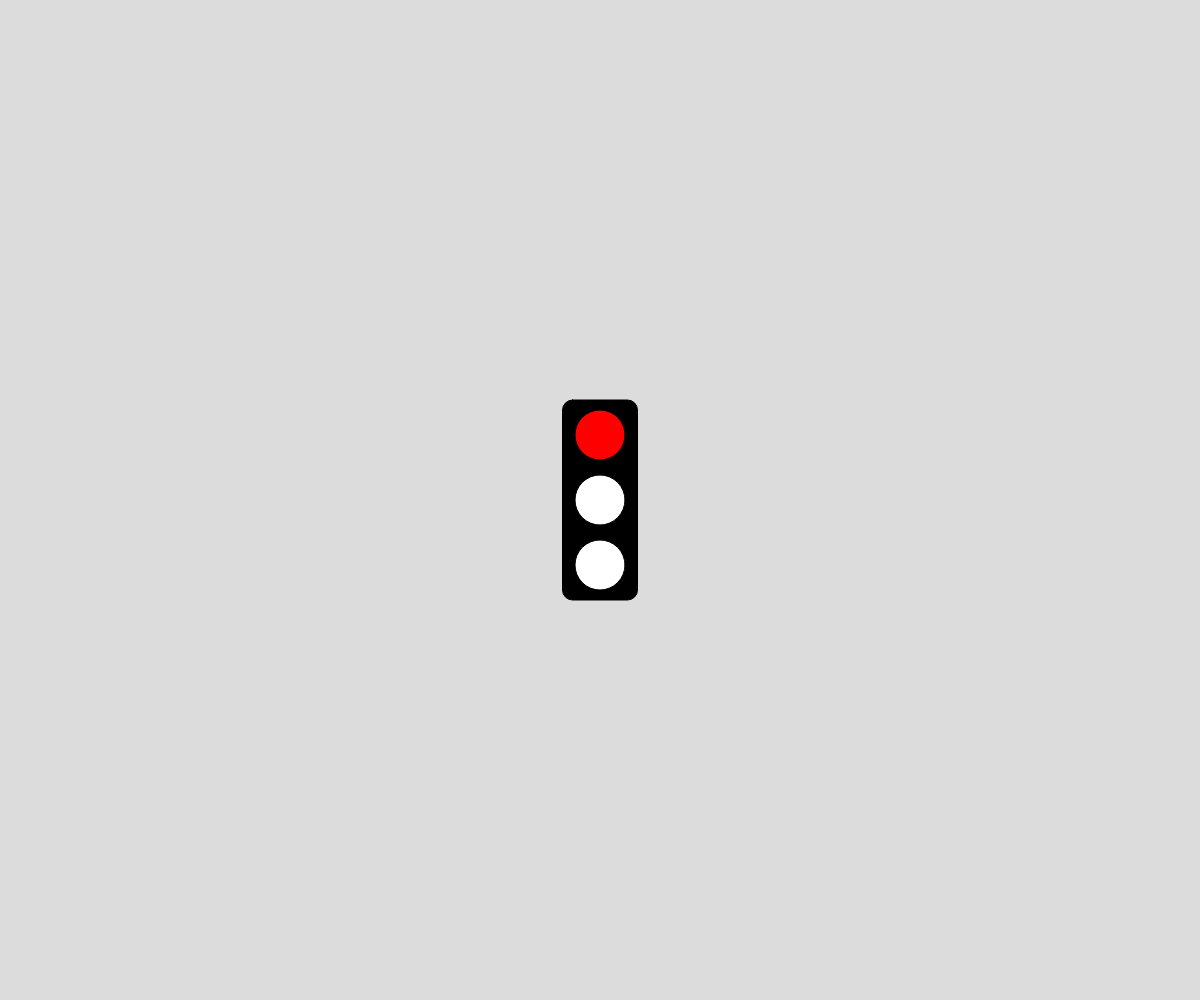
Frame 1 (no input)
Frame 60 (no input): identical to frame 1, image omitted
Frame 120 (the mouse pressed at the canvas centre since frame 60): identical to frame 1, image omitted

The p5.js sketch that drew this single still picture (run headless with seeded random() and noise() and a simulated clock; from frame 60 on, the mouse is pressed at the canvas centre):

// p5.js sketch
// ── sketch.js
// Traffic light demo
// Victor Wu
// 9/23/2020

let currentLight = "red"; 
let switchTime = 1000;
let lastSwitch = 0;

function setup() {
  createCanvas(windowWidth, windowHeight);
}

function draw() {
  background(220);
  lightOutline();
  lightCol();
  lightSwitch();
  waitTime();
}

function lightOutline() {
  //box
  rectMode(CENTER);
  fill("black");
  rect(width/2, height/2, 75, 200, 10);
  
  //lights
  fill("white");
  circle(width/2, height/2 - 65, 50);
  circle(width/2, height/2, 50);
  circle(width/2, height/2 + 65, 50);
}

function lightCol() {
  if (currentLight === "red") {
    fill ("red");
    circle(width/2, height/2 - 65, 50);
  }
  else if (currentLight === "yellow"){
    fill("yellow");
    circle(width/2, height/2, 50);
  }
  else if (currentLight === "green") {
    fill("green");
    circle(width/2, height/2 + 65, 50);
  }
}

function lightSwitch() {
  if (millis()> lastSwitch + switchTime) {
    if (currentLight === "red") {
      currentLight = "green";
      lastSwitch = millis();
    }
    else if (currentLight === "green") {
      currentLight = "yellow";
      lastSwitch = millis();
    }
    else if (currentLight === "yellow") {
      currentLight = "red";
      lastSwitch = millis();
    }
  }
}

function waitTime() {
  if (currentLight === "red" || currentLight === "green") {
    switchTime = 4000;
  }
  else {
    switchTime = 1000;
  }
}
